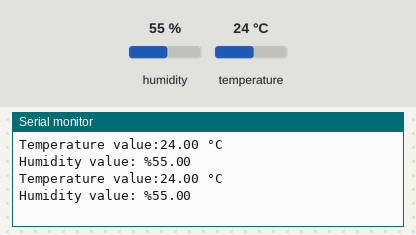
A sketch run on a simulated Arduino Uno, built with avr-gcc and run on an emulated ATmega328P. Parts: the last lines printed to the serial monitor. The test bench sets the inputs (shaded band); at power-on: humidity 55 %, temperature 24 °C.

Above: at 2.8 s.
2.9 s: humidity set to 22 %
At 4.4 s:
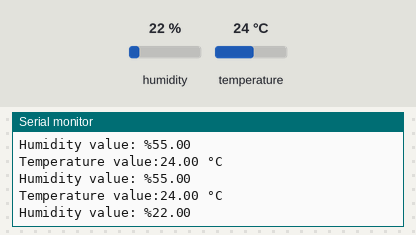
5.6 s: temperature set to 12 °C
At 7.3 s:
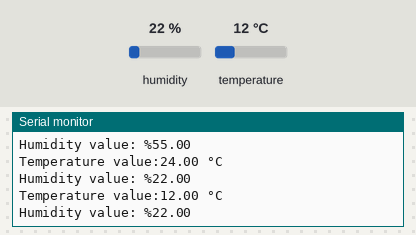
8.3 s: humidity set to 40 %
At 10.9 s:
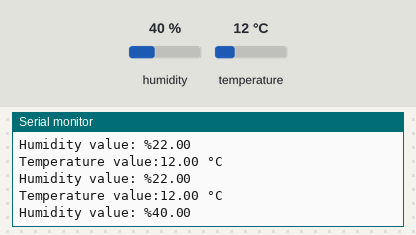
Timing chart, 0 to 12.4 s (numbered marks = the images above; inputs shaded):
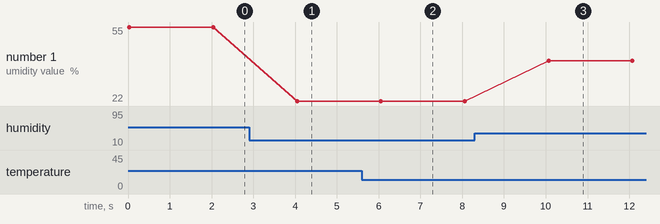

The sketch:

measuring_temperature_with_dht.ino
```cpp
#include <dht.h>

#define pin 2

dht DHT;

void setup() {
 Serial.begin(9600);

}

void loop() {
  int readData = DHT.read22(pin);
  float temp = DHT.temperature;
  float hum = DHT.humidity;
  Serial.print("Temperature value:");
  Serial.print(temp);
  Serial.println(" °C");
  Serial.print("Humidity value: %");
  Serial.println(hum);

  delay(2000);
}
```

Measured:
- after the input at 2.9 s, the serial monitor: prints a new line after 1.1 s (image 1)
- after the input at 5.6 s, the serial monitor: prints a new line after 0.42 s (image 2)
- after the input at 8.3 s, the serial monitor: prints a new line after 1.8 s (image 3)
- plotted number 1: 55 → 22 after the input at 2.9 s, 22 → 40 after the input at 8.3 s
